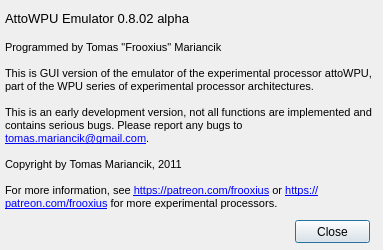
<?xml version="1.0" encoding="UTF-8"?>
<ui version="4.0">
 <class>AboutDialog</class>
 <widget class="QDialog" name="AboutDialog">
  <property name="windowModality">
   <enum>Qt::NonModal</enum>
  </property>
  <property name="geometry">
   <rect>
    <x>0</x>
    <y>0</y>
    <width>383</width>
    <height>250</height>
   </rect>
  </property>
  <property name="windowTitle">
   <string>About attoWPU Simulator</string>
  </property>
  <property name="modal">
   <bool>false</bool>
  </property>
  <widget class="QLabel" name="label">
   <property name="geometry">
    <rect>
     <x>5</x>
     <y>5</y>
     <width>371</width>
     <height>211</height>
    </rect>
   </property>
   <property name="text">
    <string>&lt;!DOCTYPE HTML PUBLIC &quot;-//W3C//DTD HTML 4.0//EN&quot; &quot;http://www.w3.org/TR/REC-html40/strict.dtd&quot;&gt;
&lt;html&gt;&lt;head&gt;&lt;meta name=&quot;qrichtext&quot; content=&quot;1&quot; /&gt;&lt;style type=&quot;text/css&quot;&gt;
p, li { white-space: pre-wrap; }
&lt;/style&gt;&lt;/head&gt;&lt;body style=&quot; font-family:'MS Shell Dlg 2'; font-size:8.25pt; font-weight:400; font-style:normal;&quot;&gt;
&lt;p style=&quot; margin-top:0px; margin-bottom:0px; margin-left:0px; margin-right:0px; -qt-block-indent:0; text-indent:0px;&quot;&gt;&lt;span style=&quot; font-size:10pt;&quot;&gt;AttoWPU Emulator 0.8.02 alpha&lt;/span&gt;&lt;/p&gt;
&lt;p style=&quot;-qt-paragraph-type:empty; margin-top:0px; margin-bottom:0px; margin-left:0px; margin-right:0px; -qt-block-indent:0; text-indent:0px; font-size:10pt;&quot;&gt;&lt;/p&gt;
&lt;p style=&quot; margin-top:0px; margin-bottom:0px; margin-left:0px; margin-right:0px; -qt-block-indent:0; text-indent:0px;&quot;&gt;&lt;span style=&quot; font-size:8pt;&quot;&gt;Programmed by Tomas &amp;quot;Frooxius&amp;quot; Mariancik&lt;/span&gt;&lt;/p&gt;
&lt;p style=&quot;-qt-paragraph-type:empty; margin-top:0px; margin-bottom:0px; margin-left:0px; margin-right:0px; -qt-block-indent:0; text-indent:0px; font-size:8pt;&quot;&gt;&lt;/p&gt;
&lt;p style=&quot; margin-top:0px; margin-bottom:0px; margin-left:0px; margin-right:0px; -qt-block-indent:0; text-indent:0px;&quot;&gt;&lt;span style=&quot; font-size:8pt;&quot;&gt;This is GUI version of the emulator of the experimental processor attoWPU, part of the WPU series of experimental processor architectures.&lt;/span&gt;&lt;/p&gt;
&lt;p style=&quot;-qt-paragraph-type:empty; margin-top:0px; margin-bottom:0px; margin-left:0px; margin-right:0px; -qt-block-indent:0; text-indent:0px; font-size:8pt;&quot;&gt;&lt;/p&gt;
&lt;p style=&quot; margin-top:0px; margin-bottom:0px; margin-left:0px; margin-right:0px; -qt-block-indent:0; text-indent:0px;&quot;&gt;&lt;span style=&quot; font-size:8pt;&quot;&gt;This is an early development version, not all functions are implemented and contains serious bugs. Please report any bugs to &lt;/span&gt;&lt;a href=&quot;mailto:tomas.mariancik@gmail.com&quot;&gt;&lt;span style=&quot; font-size:8pt; text-decoration: underline; color:#0000ff;&quot;&gt;tomas.mariancik@gmail.com&lt;/span&gt;&lt;/a&gt;&lt;span style=&quot; font-size:8pt;&quot;&gt;.&lt;/span&gt;&lt;/p&gt;
&lt;p style=&quot;-qt-paragraph-type:empty; margin-top:0px; margin-bottom:0px; margin-left:0px; margin-right:0px; -qt-block-indent:0; text-indent:0px; font-size:8pt;&quot;&gt;&lt;/p&gt;
&lt;p style=&quot; margin-top:0px; margin-bottom:0px; margin-left:0px; margin-right:0px; -qt-block-indent:0; text-indent:0px;&quot;&gt;&lt;span style=&quot; font-size:8pt;&quot;&gt;Copyright by Tomas Mariancik, 2011&lt;/span&gt;&lt;/p&gt;
&lt;p style=&quot;-qt-paragraph-type:empty; margin-top:0px; margin-bottom:0px; margin-left:0px; margin-right:0px; -qt-block-indent:0; text-indent:0px; font-size:8pt;&quot;&gt;&lt;/p&gt;
&lt;p style=&quot; margin-top:0px; margin-bottom:0px; margin-left:0px; margin-right:0px; -qt-block-indent:0; text-indent:0px;&quot;&gt;&lt;span style=&quot; font-size:8pt;&quot;&gt;For more information, see &lt;/span&gt;&lt;a href=&quot;http://patreon.com/frooxius&quot;&gt;&lt;span style=&quot; font-size:8pt; text-decoration: underline; color:#0000ff;&quot;&gt;https://patreon.com/frooxius&lt;/span&gt;&lt;/a&gt;&lt;span style=&quot; font-size:8pt;&quot;&gt; or &lt;/span&gt;&lt;a href=&quot;http://patreon.com/frooxius&quot;&gt;&lt;span style=&quot; font-size:8pt; text-decoration: underline; color:#0000ff;&quot;&gt;https://patreon.com/frooxius&lt;/span&gt;&lt;/a&gt;&lt;span style=&quot; font-size:8pt;&quot;&gt; for more experimental processors.&lt;/span&gt;&lt;/p&gt;&lt;/body&gt;&lt;/html&gt;</string>
   </property>
   <property name="wordWrap">
    <bool>true</bool>
   </property>
  </widget>
  <widget class="QPushButton" name="pushButton">
   <property name="geometry">
    <rect>
     <x>295</x>
     <y>220</y>
     <width>75</width>
     <height>23</height>
    </rect>
   </property>
   <property name="text">
    <string>Close</string>
   </property>
  </widget>
 </widget>
 <resources/>
 <connections/>
</ui>
